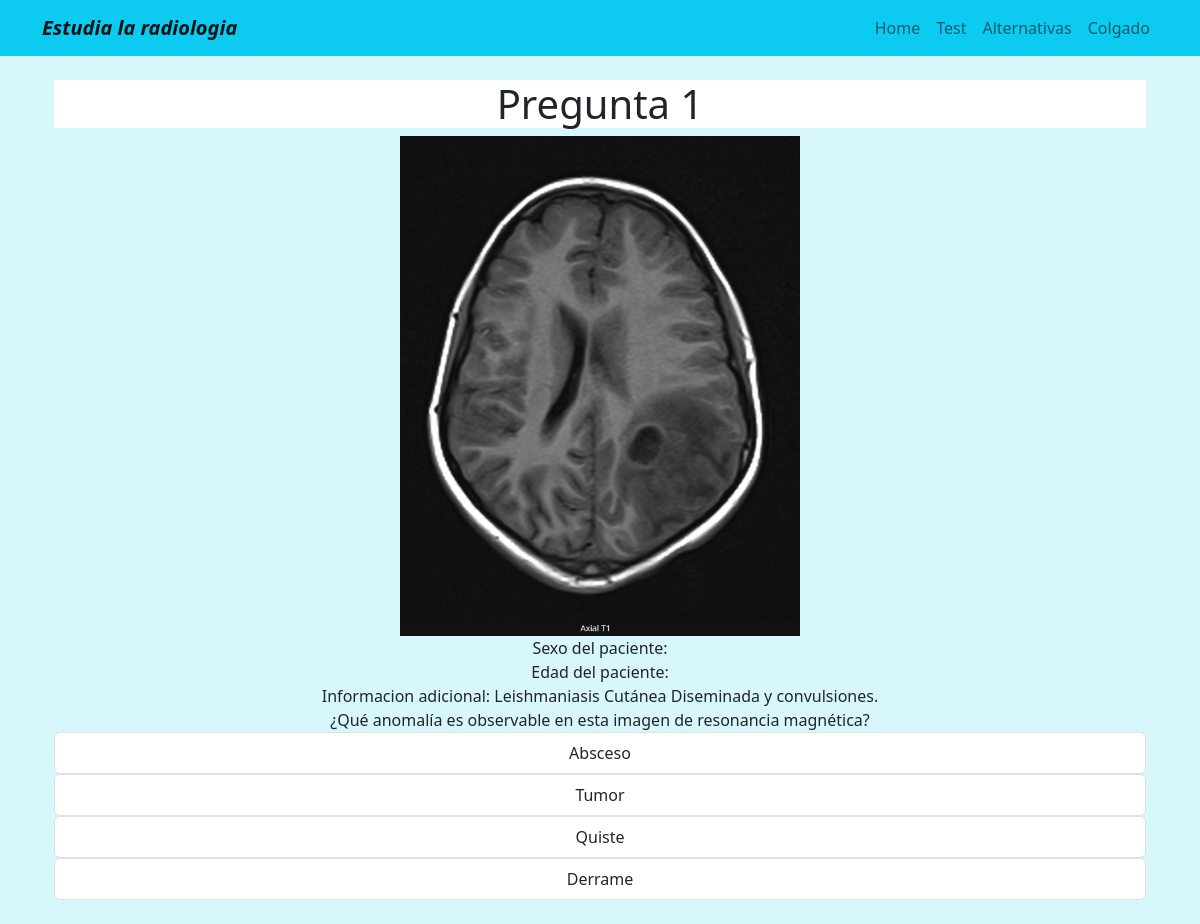
/estudio/, run on the app's committed database.
### estudio/models.py (models this page shows)
class imagen_patologica(models.Model):
    imagen_con_patologia= ImageField(upload_to='estudio/images/')
    titulo= CharField(max_length=100)
    Informacion_adicional= CharField(max_length=200, default='Dolor estomacal')

class alternativas(models.Model):
    alternativa= CharField(max_length=100)
    descripcion_breve = CharField(max_length=400, blank=True)
    url_info= URLField(blank=True)

### estudio/views.py (the view)
# urls.py: path('', estudio1, name='estudio'),
def estudio1(request):
    respuestas= alternativas.objects.all()
    imagenes= imagen_patologica.objects.all()
    return render(request, 'estudio.html',{'respuestas': respuestas, 'imagenes':imagenes})

### estudio/templates/estudio.html
{% extends 'layout.html' %}
{% block content %}
<center>
    <h1 class ="bg-white"> Pregunta 1 </h1>
    <header >
    {% for imagen in imagenes %}
        <img src="{{imagen.imagen_con_patologia.url}}" alt={{imagen.titulo}} width="400" height="500"><br>
        <a> Sexo del paciente: {{imagen.genero_paciente}} </a> <br>
        <a> Edad del paciente: {{imagen.edad_paciente_en_años}} </a> <br>
        <a> Informacion adicional: {{imagen.Informacion_adicional}} </a> <br>
    {% endfor %}
    </header>
    <a>¿Qué anomalía es observable en esta imagen de resonancia magnética? </a> <br>
    {% for respuesta in respuestas %}
        <div class="list-group">
            <a href="{% url 'respuesta_1' %}" class="list-group-item list-group-item-action">{{respuesta.alternativa}} </a>
        </div>
    {% endfor %}
</center>
{% endblock %}

### estudio/templates/layout.html (shortened to what this page needs)
{% load static %}
<!DOCTYPE html>
<html lang="en">
<head>
    <link href="https://cdn.jsdelivr.net/npm/bootstrap@5.2.0-beta1/dist/css/bootstrap.min.css" rel="stylesheet">
    <link rel="stylesheet"  href="{% static 'main.css' %}">
</head>
<body>
    {% include 'partials/navbar.html' %}
    <div class ="container p-4">
    {% block content %}
    {% endblock %}
    </div>
</body>
</html>

### estudio/templates/partials/navbar.html (shortened to what this page needs)
<nav class="navbar navbar-expand-lg navbar-info bg-info">
   <div class="container">
    <a class="navbar-brand fw-bold fst-italic" href="/">Estudia la radiologia</a>
    <div class="collapse navbar-collapse" id="navbarNav">
      <ul class="navbar-nav ms-auto" >
        <li class="nav-item active">
          <a class="nav-link" href="/">Home</a>
        </li>
        <li class="nav-item">
          <a class="nav-link" href="#">Test</a>
        </li>
        <li class="nav-item">
          <a class="nav-link" href="estudio/">Alternativas</a>
        </li>
        <li class="nav-item">
          <a class="nav-link"  href="#">Colgado</a>
        </li>
      </ul>
    </div>
   </div>
  </nav>

### estudio/static/main.css (style rules this page uses)
body { background: #d7f7fc; }
.bg-white { background: #ffff; }

### data on the page
imagen_patologica: imagen_con_patologia (picture), Informacion_adicional "Leishmaniasis Cutánea Diseminada y convulsiones."
alternativas: alternativa "Absceso"
alternativas: alternativa "Tumor"
alternativas: alternativa "Quiste"
alternativas: alternativa "Derrame"
